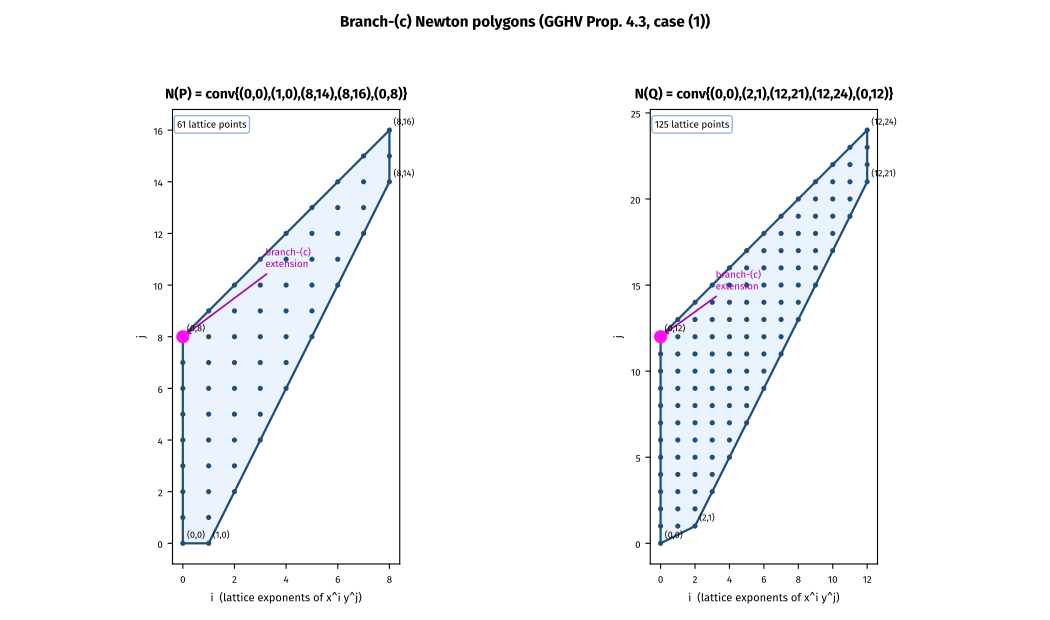

Reproduce this figure in Python.
#!/usr/bin/env python3
"""Figure 1 for the branch-(c) paper: Newton polygons N(P) and N(Q).

Renders the exact vertex data of eq:polygons (source-gated at GGHV v1
lines 495 and 599-600), with all lattice points marked, the branch-(a,b)
sub-polygon in a lighter shade underneath, and the extra branch-(c)
vertices (0,8) and (0,12) highlighted in the accent color.

Vector PDF output; regenerable from the vertex lists below.
Fonts: Fira Sans only (matches the paper).
"""
import os
import numpy as np
import matplotlib
matplotlib.use("Agg")
import matplotlib.pyplot as plt
from matplotlib.font_manager import fontManager
from matplotlib.patches import Polygon
from matplotlib.path import Path

HERE = os.path.dirname(os.path.abspath(__file__))
for _f in ("FiraSans-Regular.ttf", "FiraSans-Bold.ttf", "FiraSans-Italic.ttf"):
    fontManager.addfont(os.path.expanduser("~/.fonts/fira/" + _f))
plt.rcParams.update({
    "font.family": "Fira Sans",
    "pdf.fonttype": 42,   # embed TrueType (keeps text as text, Fira Sans embedded)
})

# Exact vertex data (GGHV v1, lines 495 and 599-600)
NP = [(0, 0), (1, 0), (8, 14), (8, 16), (0, 8)]
NQ = [(0, 0), (2, 1), (12, 21), (12, 24), (0, 12)]
# Branch-(a,b) sub-polygons (drawn underneath in a lighter shade)
NP_AB = [(0, 0), (1, 0), (8, 14), (8, 16)]
NQ_AB = [(0, 0), (2, 1), (12, 21), (12, 24)]
EXTRA = {"P": (0, 8), "Q": (0, 12)}  # branch-(c) extension vertices

ACCENT = "#FF10F0"      # neonmagenta, as in the paper
SHADE_AB = "#DCE9F7"    # light blue-grey for the (a,b) sub-polygon
SHADE_C = "#EAF3FE"     # very light fill for the full polygon


def lattice_points(verts):
    """All integer lattice points inside (or on) the convex hull of verts."""
    verts = np.array(verts, dtype=float)
    path = Path(verts)
    lo = verts.min(axis=0).astype(int)
    hi = verts.max(axis=0).astype(int)
    pts = []
    for i in range(lo[0], hi[0] + 1):
        for j in range(lo[1], hi[1] + 1):
            if path.contains_point((i, j), radius=1e-9):
                pts.append((i, j))
    return pts


def draw_panel(ax, verts, verts_ab, extra, title, xlabel_extra):
    pts = lattice_points(verts)
    ab_set = set(lattice_points(verts_ab))
    new_pts = [p for p in pts if p not in ab_set]

    ax.add_patch(Polygon(verts_ab, closed=True, facecolor=SHADE_AB,
                         edgecolor="#7FA8D0", linewidth=1.2, zorder=1))
    ax.add_patch(Polygon(verts, closed=True, facecolor=SHADE_C,
                         edgecolor="#1F4E79", linewidth=1.6, zorder=2))

    xs = [p[0] for p in pts]
    ys = [p[1] for p in pts]
    ax.scatter(xs, ys, s=14, c="#1F4E79", zorder=3, linewidths=0)

    # Extra branch-(c) vertex: highlighted marker + arrow + label
    ex, ey = extra
    ax.scatter([ex], [ey], s=90, c=ACCENT, zorder=5, linewidths=0)
    ax.annotate("branch-(c)\nextension", xy=(ex, ey), xytext=(ex + 3.2, ey + 2.6),
                fontsize=7, color="#B0009E", ha="left", va="bottom",
                arrowprops=dict(arrowstyle="->", color="#B0009E", lw=1.2))

    # Label the ten vertex coefficients required nonzero by NewtonNFc
    for (vx, vy) in verts:
        ax.annotate("(%d,%d)" % (vx, vy), xy=(vx, vy), xytext=(3, 4),
                    textcoords="offset points", fontsize=6.5, zorder=6)

    ax.set_title(title, fontsize=10, fontweight="bold", pad=8)
    ax.set_xlabel("i  (lattice exponents of x^i y^j)", fontsize=8)
    ax.set_ylabel("j", fontsize=8)
    ax.set_aspect("equal")
    ax.tick_params(labelsize=7)
    ax.text(0.02, 0.98, xlabel_extra, transform=ax.transAxes, fontsize=7,
            va="top", ha="left",
            bbox=dict(boxstyle="round,pad=0.3", facecolor="white", alpha=0.85,
                      edgecolor="#7FA8D0"))
    return len(pts), len(new_pts)


def main():
    fig, (ax1, ax2) = plt.subplots(1, 2, figsize=(10.5, 6.2))
    nP, newP = draw_panel(ax1, NP, NP_AB, EXTRA["P"],
                          "N(P) = conv{(0,0),(1,0),(8,14),(8,16),(0,8)}",
                          "lattice points")
    nQ, newQ = draw_panel(ax2, NQ, NQ_AB, EXTRA["Q"],
                          "N(Q) = conv{(0,0),(2,1),(12,21),(12,24),(0,12)}",
                          "lattice points")
    # fix the count labels now that we know them
    for ax, n in ((ax1, nP), (ax2, nQ)):
        for t in ax.texts:
            if "lattice points" in t.get_text():
                t.set_text(f"{n} lattice points")
    fig.suptitle("Branch-(c) Newton polygons (GGHV Prop. 4.3, case (1))",
                 fontsize=11, fontweight="bold", y=0.98)
    fig.tight_layout(rect=[0, 0, 1, 0.94])
    out = os.path.join(HERE, "fig1_newton_polygons.pdf")
    fig.savefig(out)
    print(f"wrote {out}: N(P) {nP} pts ({newP} new), N(Q) {nQ} pts ({newQ} new)")


if __name__ == "__main__":
    main()
